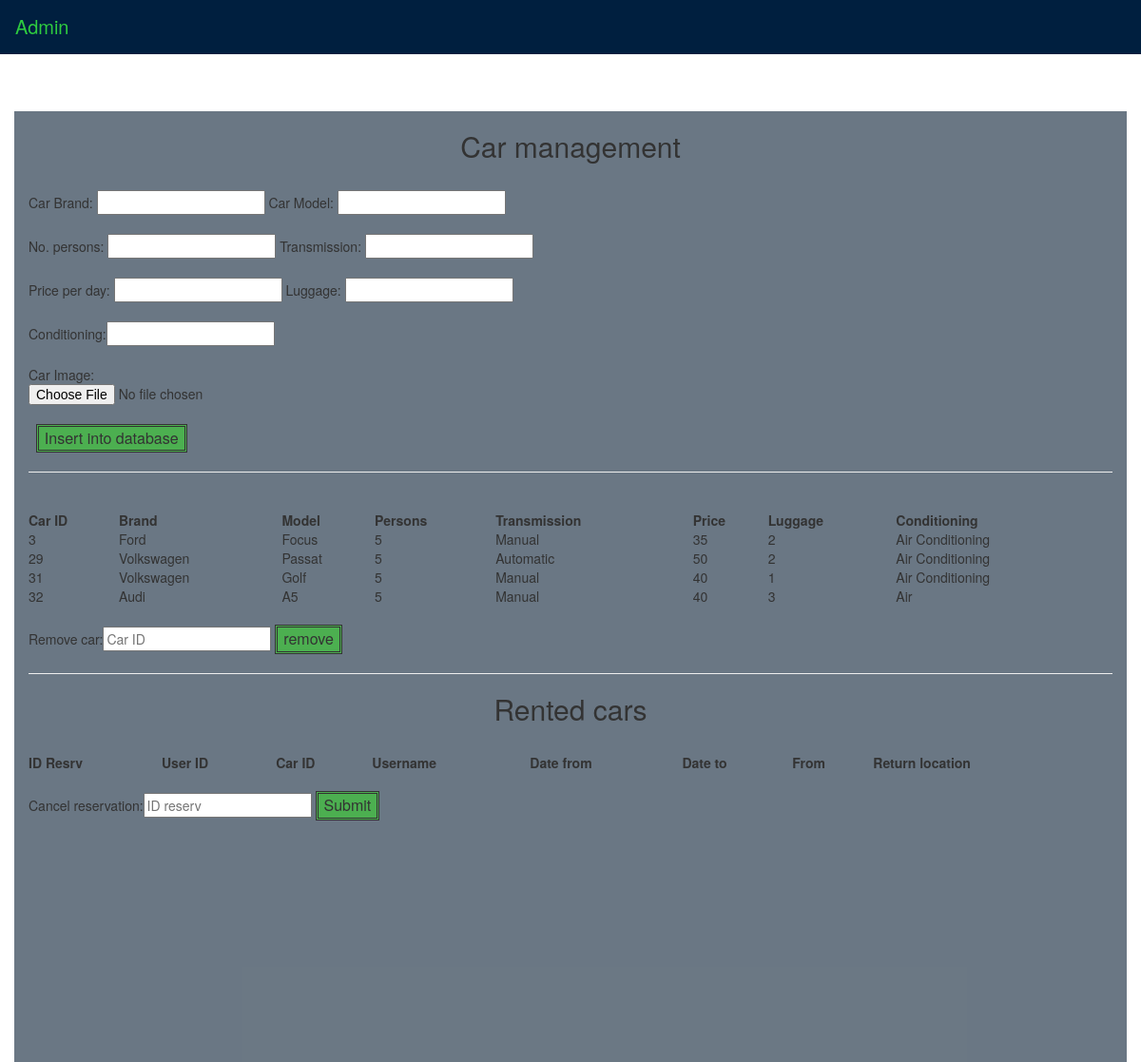
Screenshot of /MyProjects/admin.php with the database file from the repository.
### tables this page shows
CREATE TABLE `cars` (
  `car_id` int(255) UNSIGNED NOT NULL,
  `brand` varchar(255) NOT NULL,
  `model` varchar(255) NOT NULL,
  `persons` int(255) NOT NULL,
  `transmission` varchar(255) NOT NULL,
  `price` int(255) NOT NULL,
  `luggage` int(255) NOT NULL,
  `air_conditioning` varchar(30) NOT NULL,
  `image` varchar(255) NOT NULL
);

### MyProjects/admin.php (the view, shortened to what this page needs)
<!DOCTYPE html>
<html lang="en" dir="ltr">
  <head>
  </head>
  <body>
    <div class="container">
      <form class="" action="<?php echo $_SERVER['PHP_SELF']; ?>" method="POST">
      <h2><p align="center">Car management</p></h2><br>
      Car Brand: <input type="text" name="brand" >
      Car Model: <input type="text" name="model" ><br><br>
      No. persons: <input type="text" name="persons" >
      Transmission: <input type="text" name="transmission" ><br><br>
      Price per day: <input type="text" name="price" >
      Luggage: <input type="text" name="luggage" ><br><br>
      Conditioning:<input type="text" name="conditioning"><br><br>
      Car Image:<br><input type="file" name="image"><br>
      &nbsp&nbsp<input type="submit" name="submit" value="Insert into database" style="background-color: #4CAF50;  font-size: 16px;  border: double;">
      <br><hr><br>
      </form>
    <?php
    require_once "dbconfig.php";
    $sql="select * from cars";
    $result=mysqli_query($db,$sql);
    echo '<form class="" action="'.$_SERVER['PHP_SELF'].'" method="POST">
    <table style="width:100%">
      <tr>
  <th>Car ID</th>
  <th>Brand</th>
  <th>Model</th>
  <th>Persons</th>
  <th>Transmission</th>
  <th>Price</th>
  <th>Luggage</th>
  <th>Conditioning</th>
  </tr>';
    while ( $row = mysqli_fetch_row($result)){
    $car_id=(htmlentities($row[0]));
    $brand=(htmlentities($row[1]));
    $model=(htmlentities($row[2]));
    $persons=(htmlentities($row[3]));
    $transmission=(htmlentities($row[4]));
    $price=(htmlentities($row[5]));
    $luggage=(htmlentities($row[6]));
    $conditioning=(htmlentities($row[7]));
  echo '<tr>
  <td>'.$car_id.'</td>
  <td>'.$brand.'</td>
  <td>'.$model.'</td>
  <td>'.$persons.'</td>
  <td>'.$transmission.'</td>
  <td>'.$price.'</td>
  <td>'.$luggage.'</td>
  <td>'.$conditioning.'</td>
  </tr>';
    }
    ?>
  </table><br>
      Remove car:<input type="number" name="car_id" value="remove" placeholder="Car ID" />
      <input type="submit" name="submit1" value="remove" style="background-color: #4CAF50;  font-size: 16px;  border: double;"/>
    </form>
    <hr>
      <h2><p align="center">Rented cars</p></h2><br>
      <?php
    echo '<form class="" action="'.$_SERVER['PHP_SELF'].'" method="POST">
    <table style="width:100%">
      <tr>
  <th>ID Resrv</th>
  <th>User ID</th>
  <th>Car ID</th>
  <th>Username</th>
  <th>Date from</th>
  <th>Date to</th>
  <th>From</th>
  <th>Return location</th>
  </tr>';
    ?>
  </table><br>
       Cancel reservation:<input type="number" name="rsv_id" value="remove" placeholder="ID reserv" />
      <input type="submit" name="submit2" value="Submit" style="background-color: #4CAF50;  font-size: 16px;  border: double;"/>
      </form>
  </div>
  </body>
</html>

### MyProjects/admin.php (style rules this page uses)
.container { width: 1000px; height: 1000px; margin: 0 auto; background-color: rgba(44, 62, 80,0.7); margin-top: 60px; }
table, th, td { border: 1px; border-color: white; text-align: left; }

### rows the page displays
cars: car_id "3", brand "Ford", model "Focus", persons "5", transmission "Manual", price "35", luggage "2", air_conditioning "Air Conditioning"
cars: car_id "29", brand "Volkswagen", model "Passat", persons "5", transmission "Automatic", price "50", luggage "2", air_conditioning "Air Conditioning"
cars: car_id "31", brand "Volkswagen", model "Golf", persons "5", transmission "Manual", price "40", luggage "1", air_conditioning "Air Conditioning"
cars: car_id "32", brand "Audi", model "A5", persons "5", transmission "Manual", price "40", luggage "3", air_conditioning "Air"
